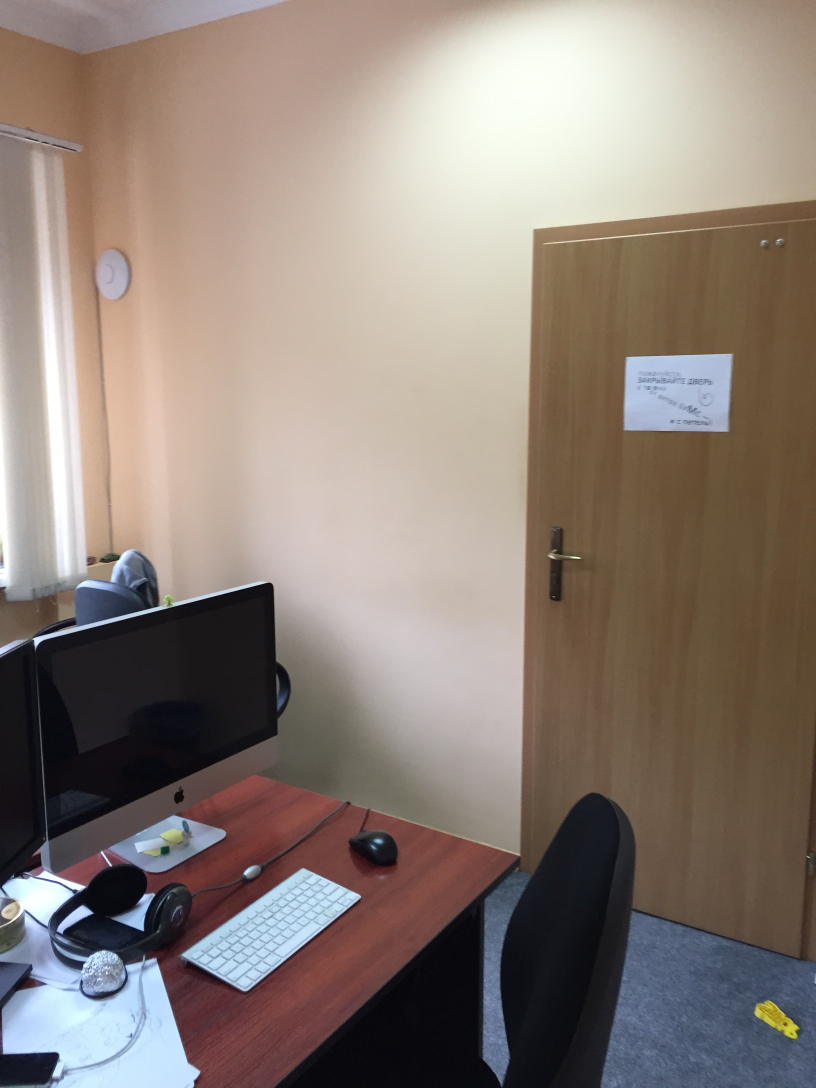
#> input picture source/test_images/IMG_0202.JPG, 2448 x 3264 px (shown at 1/3 size); its folder holds only this picture in this run
$ python testORB.py   (Python 2 division)   (older library calls are emulated)
#> lines starting #> are read from the running program, lines starting #| are printed output that depends on the picture
### plane_tracker.py
#!/usr/bin/env python

'''
Multitarget planar tracking
==================

Example of using features2d framework for interactive video homography matching.
ORB features and FLANN matcher are used. This sample provides PlaneTracker class
and an example of its usage.

video: http://www.youtube.com/watch?v=pzVbhxx6aog

Usage
-----
plane_tracker.py [<video source>]

Keys:
   SPACE  -  pause video
   c      -  clear targets

Select a textured planar object to track by drawing a box with a mouse.
'''

import numpy as np
import cv2

# built-in modules
from collections import namedtuple


FLANN_INDEX_KDTREE = 1
FLANN_INDEX_LSH    = 6
flann_params= dict(algorithm = FLANN_INDEX_LSH,
                   table_number = 6, # 12
                   key_size = 12,     # 20
                   multi_probe_level = 1) #2

MIN_MATCH_COUNT = 10

'''
  image     - image to track
  rect      - tracked rectangle (x1, y1, x2, y2)
  keypoints - keypoints detected inside rect
  descrs    - their descriptors
  data      - some user-provided data
'''
PlanarTarget = namedtuple('PlaneTarget', 'image, rect, keypoints, descrs, data')

'''
  target - reference to PlanarTarget
  p0     - matched points coords in target image
  p1     - matched points coords in input frame
  H      - homography matrix from p0 to p1
  quad   - target bounary quad in input frame
'''
TrackedTarget = namedtuple('TrackedTarget', 'target, p0, p1, H, quad')

class PlaneTracker:
    def __init__(self):
        self.detector = cv2.ORB( nfeatures = 5000 )
        self.matcher = cv2.FlannBasedMatcher(flann_params, {})  # bug : need to pass empty dict (#1329)
        self.targets = []

    def add_target(self, image, rect, data=None):
        '''Add a new tracking target.'''
        x0, y0, x1, y1 = rect
        raw_points, raw_descrs = self.detect_features(image)
        points, descs = [], []
        for kp, desc in zip(raw_points, raw_descrs):
            x, y = kp.pt
            if x0 <= x <= x1 and y0 <= y <= y1:
                points.append(kp)
                descs.append(desc)
        descs = np.uint8(descs)
        self.matcher.add([descs])
        target = PlanarTarget(image = image, rect=rect, keypoints = points, descrs=descs, data=data)
        self.targets.append(target)

    def clear(self):
        '''Remove all targets'''
        self.targets = []
        self.matcher.clear()

    # [34 lines left out: function track, not called in this run]

    def detect_features(self, frame):
        '''detect_features(self, frame) -> keypoints, descrs'''
        keypoints, descrs = self.detector.detectAndCompute(frame, None)
        if descrs is None:  # detectAndCompute returns descs=None if not keypoints found
            descrs = []
        return keypoints, descrs

### testORB.py
#!/usr/bin/python
import os
import numpy as np
import cv2
from scipy import ndimage
from scipy import misc
import scipy

# rotation angle in degree

from plane_tracker import PlaneTracker

SCALE_DOWN_COEF = 0.5

def rotateImage(image, angle):
    return ndimage.rotate(image, angle)


def track_from_file(input_image_file, check_images_dir, result_dir):
#> called with input_image_file = './source/test_images/IMG_0202.JPG', check_images_dir = './source/images', result_dir = './results/orb'
    print "Tracking", input_image_file
    tracker = PlaneTracker()

    # ------------ INPUT IMAGE
    input_image = cv2.imread(input_image_file)
#> input_image is the input picture: shape (3264, 2448, 3); mean B, G, R 119.6, 127.8, 140.6
    input_image = cv2.resize(input_image, (0,0), fx=SCALE_DOWN_COEF, fy=SCALE_DOWN_COEF)
#> input_image: shape (1632, 1224, 3)
    # input_image = rotateImage(input_image, -90)
    input_image_gray = cv2.cvtColor(input_image, cv2.COLOR_BGR2GRAY)
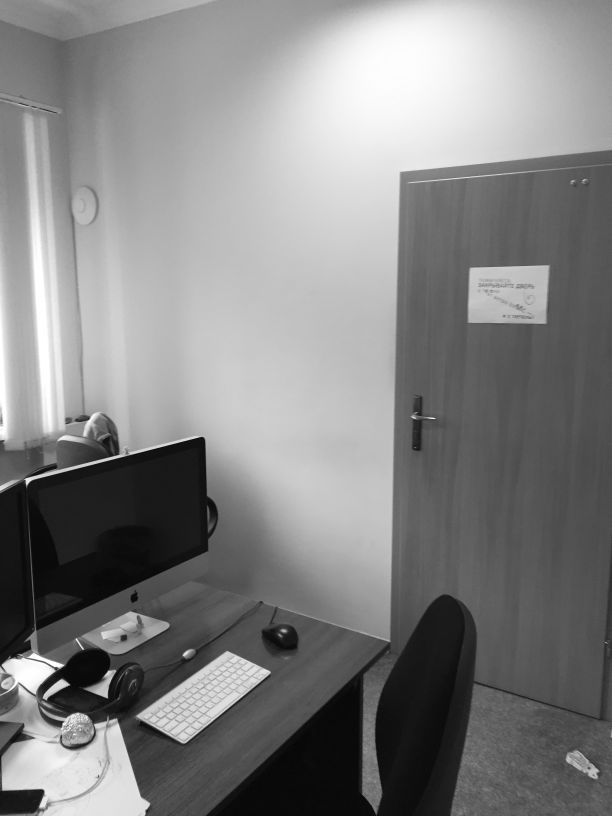
#> input_image_gray: shape (1632, 1224) (shown at 1/2 size); min 3, max 255, mean 130.8

    height, width = input_image.shape[:2]
#> height = 1632; width = 1224
    # ------------

    tracker.clear()
    tracker.add_target(input_image_gray, (0, 0, width, height))
#> in detect_features, `keypoints, descrs = self.detector.detectAndCompute(frame, None)`: keypoints = 3635 keypoints; strongest (x, y, size): (129, 1365, 111.1), (131, 1368, 92.6), (134, 1369, 77.1), (54, 966, 53.6)
#> in add_target, `raw_points, raw_descrs = self.detect_features(image)`: raw_points has the same summary as keypoints in detect_features
#> the loop in add_target, `for kp, desc in zip(raw_points, raw_descrs):` made 3635 passes
#> (kp, x, y) on passes 1 to 3: (keypoint at (46, 196), size 31, 46, 196), (keypoint at (39, 206), size 31, 39, 206), (keypoint at (41, 207), size 31, 41, 207)
#> after the loop in add_target, `for kp, desc in zip(raw_points, raw_descrs):`: descs = 3635 items; points has the same summary as keypoints in detect_features
#> in add_target, `target = PlanarTarget(image = image, rect=rect, keypoints = points, de..`: target = 5 items

    # ----------------
#> (the run stopped early here; a loop or call above may not have finished)

$ run again, on source/test_images/IMG_0209.JPG
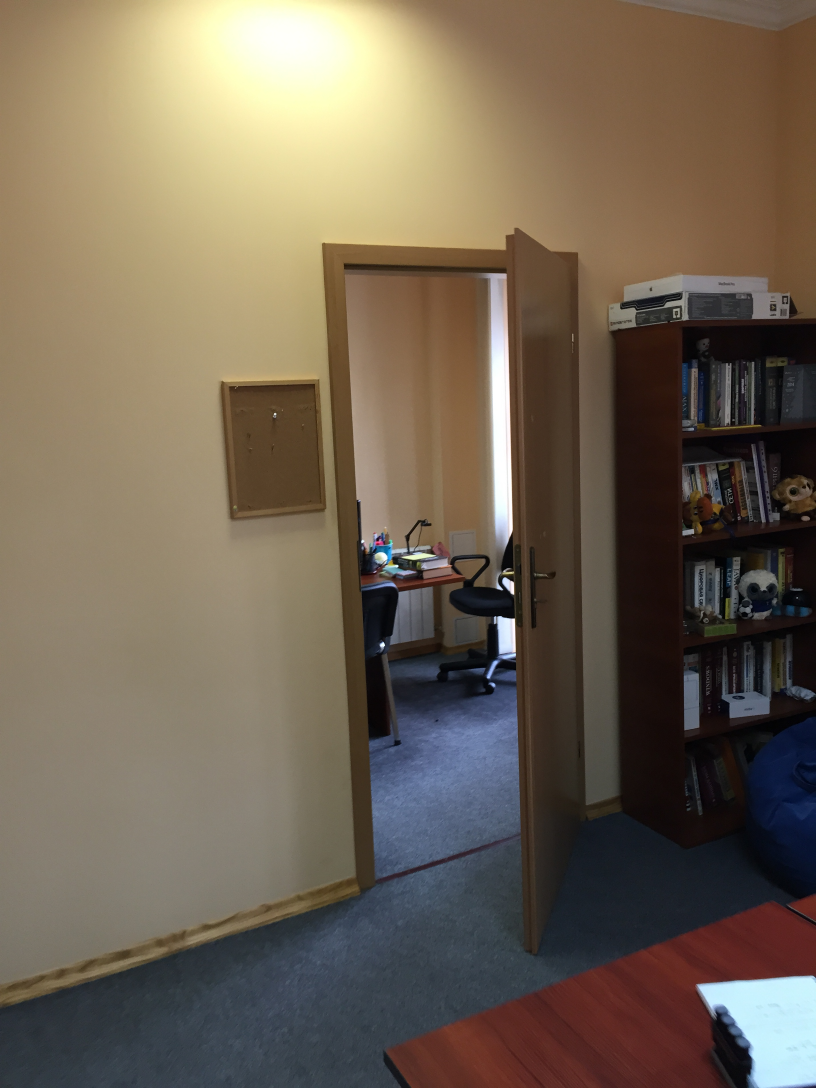
#> input picture source/test_images/IMG_0209.JPG, 2448 x 3264 px (shown at 1/3 size)
#> in track_from_file, input_image is the input picture: shape (3264, 2448, 3); mean B, G, R 84.5, 100.8, 113.6
#> input_image: shape (1632, 1224, 3)
#> in track_from_file, `input_image_gray = cv2.cvtColor(input_image, cv2.COLOR_BGR2GRAY)`:
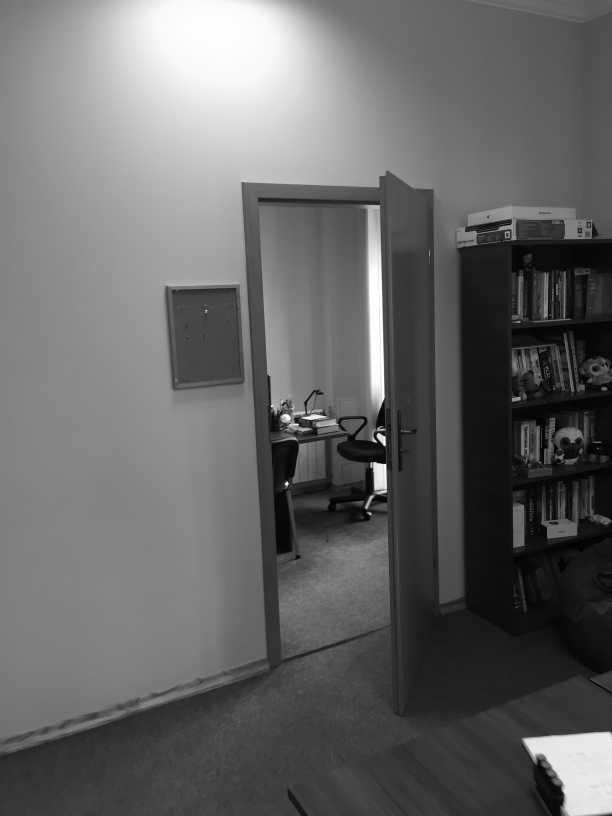
#> input_image_gray: shape (1632, 1224) (shown at 1/2 size); min 0, max 255, mean 102.9
#> keypoints = 4428 keypoints; strongest (x, y, size): (574, 965, 37.2), (771, 929, 31), (575, 965, 44.6), (574, 964, 31)
#> raw_points has the same summary as keypoints in detect_features
#> the loop in add_target, `for kp, desc in zip(raw_points, raw_descrs):` made 4428 passes
#> (kp, x, y) on passes 1 to 3: (keypoint at (1127, 1588), size 31, 1127, 1588), (keypoint at (773, 342), size 31, 773, 342), (keypoint at (770, 350), size 31, 770, 350)
#> after the loop in add_target, `for kp, desc in zip(raw_points, raw_descrs):`: descs = 4428 items; points has the same summary as keypoints in detect_features
#> target = 5 items
